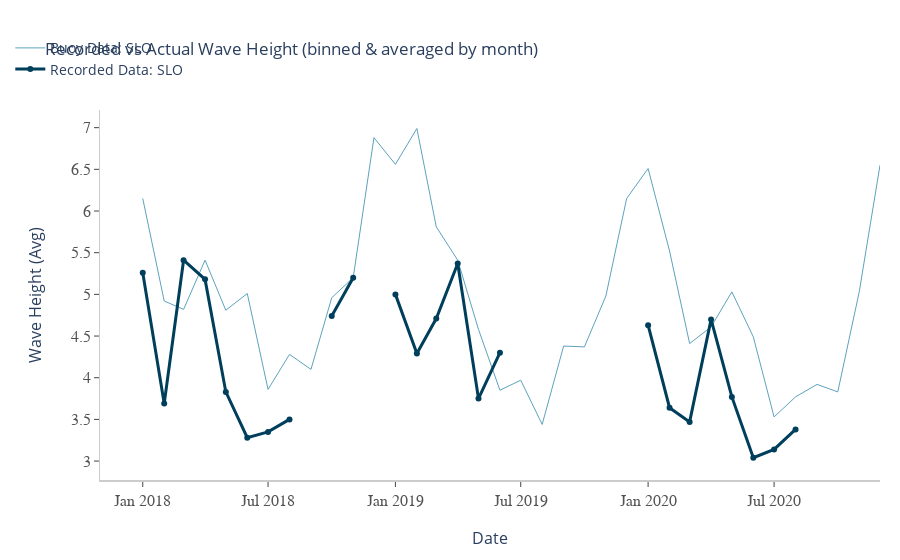

Notebook code cell kept with this figure:
### Code cell
#Fig 3: Recorded vs Actual Wave Height
import chart_studio.plotly as py
import chart_studio.tools as tls
import chart_studio

#Data
title = 'Recorded vs Actual Wave Height (binned & averaged by month)'
SLO_time = df_wh.loc[df_wh['region'] == 'SLO', 'date']
SLO_wave_ht = df_wh.loc[df_wh['region'] == 'SLO', 'month_avg_ft']
date = df_wh['date']
wave_ht = df_wh['month_avg_ft']


layout = go.Layout(title = title,
                    legend=dict(
                        # Adjust click behavior
                        itemclick="toggleothers",
                        itemdoubleclick="toggle"))

fig = go.Figure(layout=layout)

fig.add_trace(go.Scatter(
    x = df_Diablo['Date'], y = df_Diablo['sig_height_ft'], 
    line=dict(color="#5CA3BB", width=1),
    name="Buoy Data: SLO",
    hovertemplate="<b>Buoy Data</b><br>" + "Height: %{y:0} ft<br>" + "Buoy: Diablo Canyon, CA - 076 (46215)" +
    "<extra></extra>"))
#These traces are the regions where I surfed SLO consistently
fig.add_trace(go.Scatter(
    x = date[0:8], y = wave_ht[0:8], 
    line=dict(color="#003f5c", width=3),
    name="Recorded Data: SLO",
    hovertemplate="<b>Recorded Data</b><br>" + "Height: %{y:0} ft<br>" + "<extra></extra>"))

fig.add_trace(go.Scatter(
    x = date[9:11], y = wave_ht[9:11], 
    line=dict(color="#003f5c", width=3),
    name="Recorded Data: SLO",
    showlegend=False,
    hovertemplate="<b>Recorded Data</b><br>" + "Height: %{y:0} ft<br>" + "<extra></extra>"))
fig.add_trace(go.Scatter(
    x = date[12:18], y = wave_ht[12:18], 
    line=dict(color="#003f5c", width=3),
    name="Recorded Data: SLO",
    showlegend=False,
    hovertemplate="<b>Recorded Data</b><br>" + "Height: %{y:0} ft<br>" + "<extra></extra>"))

fig.add_trace(go.Scatter(
    x = date[24:32], y = wave_ht[24:32], 
    line=dict(color="#003f5c", width=3),
    name="Recorded Data: SLO",
    showlegend=False,
    hovertemplate="<b>Recorded Data</b><br>" + "Height: %{y:0} ft<br>" + "<extra></extra>"))
#This one is a scatter
# fig.add_trace(go.Scatter(
#     x = SLO_time, y = SLO_wave_ht,
#     mode='markers',
#     name="Recorded Data: SLO",
#     marker=dict(color='#003f5c', size=8),
#     showlegend=False,
#     hovertemplate="<b>Recorded Data</b><br>" + "Height: %{y:0} ft<br>" + "<extra></extra>"))
    

fig.update_layout(
    xaxis=dict(
        showline=True,
        showgrid=False,
        showticklabels=True,
        linecolor='rgb(204, 204, 204)',
        linewidth=2,
        ticks='outside',
        tickfont=dict(
            family='Arial',
            size=16,
            color='rgb(82, 82, 82)',
        ),
    ),
    yaxis=dict(
        showgrid=False,
        zeroline=True,
        showline=True,
        showticklabels=True,
        linecolor='rgb(204, 204, 204)',
        ticks='outside',
        tickfont=dict(
            family='Arial',
            size=16,
            color='rgb(82, 82, 82)',
        )
    ),
    autosize=False,
    margin=dict(
        autoexpand=False,
        l=100,
        r=20,
        t=110,
    ),
    plot_bgcolor='white'
)

fig.update_xaxes(
        title_text = "Date",
        title_font = {"size": 16},
        title_standoff = 25)

fig.update_yaxes(
        title_text = "Wave Height (Avg)",
        title_font = {"size": 16},
        title_standoff = 25
)

fig.update_traces()

fig.update_layout(legend=dict(font_size=14, yanchor="top", y=1.21, xanchor="left", x = -0.115),
                  hoverlabel=dict(
                      bgcolor="white",
                      font_size=16,
                      font_family="Arial"))
fig.show()

py.plot(fig, filename = 'Recorded_vs_Buoy_Wave_Height', auto_open=True)
print(tls.get_embed('https://plotly.com/~garrettschmid/1/')) #Gets the embed link for squarespace

### Figure 1 — Plotly figure (JSON) as saved in the notebook; plotly's stock layout.template omitted (floating-point values rounded to 4 significant figures)
{"data": [{"hovertemplate": "<b>Buoy Data</b><br>Height: %{y:0} ft<br>Buoy: Diablo Canyon, CA - 076 (46215)<extra></extra>", "line": {"color": "#5CA3BB", "width": 1}, "name": "Buoy Data: SLO", "type": "scatter", "x": ["2018-01-01T00:00:00", "2018-02-01T00:00:00", "2018-03-01T00:00:00", "2018-04-01T00:00:00", "2018-05-01T00:00:00", "2018-06-01T00:00:00", "2018-07-01T00:00:00", "2018-08-01T00:00:00", "2018-09-01T00:00:00", "2018-10-01T00:00:00", "2018-11-01T00:00:00", "2018-12-01T00:00:00", "2019-01-01T00:00:00", "2019-02-01T00:00:00", "2019-03-01T00:00:00", "2019-04-01T00:00:00", "2019-05-01T00:00:00", "2019-06-01T00:00:00", "2019-07-01T00:00:00", "2019-08-01T00:00:00", "2019-09-01T00:00:00", "2019-10-01T00:00:00", "2019-11-01T00:00:00", "2019-12-01T00:00:00", "2020-01-01T00:00:00", "2020-02-01T00:00:00", "2020-03-01T00:00:00", "2020-04-01T00:00:00", "2020-05-01T00:00:00", "2020-06-01T00:00:00", "2020-07-01T00:00:00", "2020-08-01T00:00:00", "2020-09-01T00:00:00", "2020-10-01T00:00:00", "2020-11-01T00:00:00", "2020-12-01T00:00:00"], "y": [6.15, 4.92, 4.82, 5.41, 4.81, 5.01, 3.86, 4.28, 4.1, 4.96, 5.2, 6.88, 6.56, 6.99, 5.81, 5.41, 4.58, 3.85, 3.97, 3.44, 4.38, 4.37, 4.98, 6.15, 6.51, 5.52, 4.41, 4.61, 5.03, 4.49, 3.53, 3.77, 3.92, 3.83, 5.03, 6.55]}, {"hovertemplate": "<b>Recorded Data</b><br>Height: %{y:0} ft<br><extra></extra>", "line": {"color": "#003f5c", "width": 3}, "name": "Recorded Data: SLO", "type": "scatter", "x": ["2018-01-01T00:00:00", "2018-02-01T00:00:00", "2018-03-01T00:00:00", "2018-04-01T00:00:00", "2018-05-01T00:00:00", "2018-06-01T00:00:00", "2018-07-01T00:00:00", "2018-08-01T00:00:00"], "y": [5.26, 3.69, 5.41, 5.18, 3.83, 3.28, 3.35, 3.5]}, {"hovertemplate": "<b>Recorded Data</b><br>Height: %{y:0} ft<br><extra></extra>", "line": {"color": "#003f5c", "width": 3}, "name": "Recorded Data: SLO", "showlegend": false, "type": "scatter", "x": ["2018-10-01T00:00:00", "2018-11-01T00:00:00"], "y": [4.74, 5.2]}, {"hovertemplate": "<b>Recorded Data</b><br>Height: %{y:0} ft<br><extra></extra>", "line": {"color": "#003f5c", "width": 3}, "name": "Recorded Data: SLO", "showlegend": false, "type": "scatter", "x": ["2019-01-01T00:00:00", "2019-02-01T00:00:00", "2019-03-01T00:00:00", "2019-04-01T00:00:00", "2019-05-01T00:00:00", "2019-06-01T00:00:00"], "y": [5, 4.29, 4.71, 5.37, 3.75, 4.3]}, {"hovertemplate": "<b>Recorded Data</b><br>Height: %{y:0} ft<br><extra></extra>", "line": {"color": "#003f5c", "width": 3}, "name": "Recorded Data: SLO", "showlegend": false, "type": "scatter", "x": ["2020-01-01T00:00:00", "2020-02-01T00:00:00", "2020-03-01T00:00:00", "2020-04-01T00:00:00", "2020-05-01T00:00:00", "2020-06-01T00:00:00", "2020-07-01T00:00:00", "2020-08-01T00:00:00"], "y": [4.63, 3.64, 3.47, 4.7, 3.77, 3.04, 3.14, 3.38]}], "layout": {"autosize": false, "hoverlabel": {"bgcolor": "white", "font": {"family": "Arial", "size": 16}}, "legend": {"font": {"size": 14}, "itemclick": "toggleothers", "itemdoubleclick": "toggle", "x": -0.115, "xanchor": "left", "y": 1.21, "yanchor": "top"}, "margin": {"autoexpand": false, "l": 100, "r": 20, "t": 110}, "plot_bgcolor": "white", "title": {"text": "Recorded vs Actual Wave Height (binned & averaged by month)"}, "xaxis": {"linecolor": "rgb(204, 204, 204)", "linewidth": 2, "showgrid": false, "showline": true, "showticklabels": true, "tickfont": {"color": "rgb(82, 82, 82)", "family": "Arial", "size": 16}, "ticks": "outside", "title": {"font": {"size": 16}, "standoff": 25, "text": "Date"}}, "yaxis": {"linecolor": "rgb(204, 204, 204)", "showgrid": false, "showline": true, "showticklabels": true, "tickfont": {"color": "rgb(82, 82, 82)", "family": "Arial", "size": 16}, "ticks": "outside", "title": {"font": {"size": 16}, "standoff": 25, "text": "Wave Height (Avg)"}, "zeroline": true}}}
